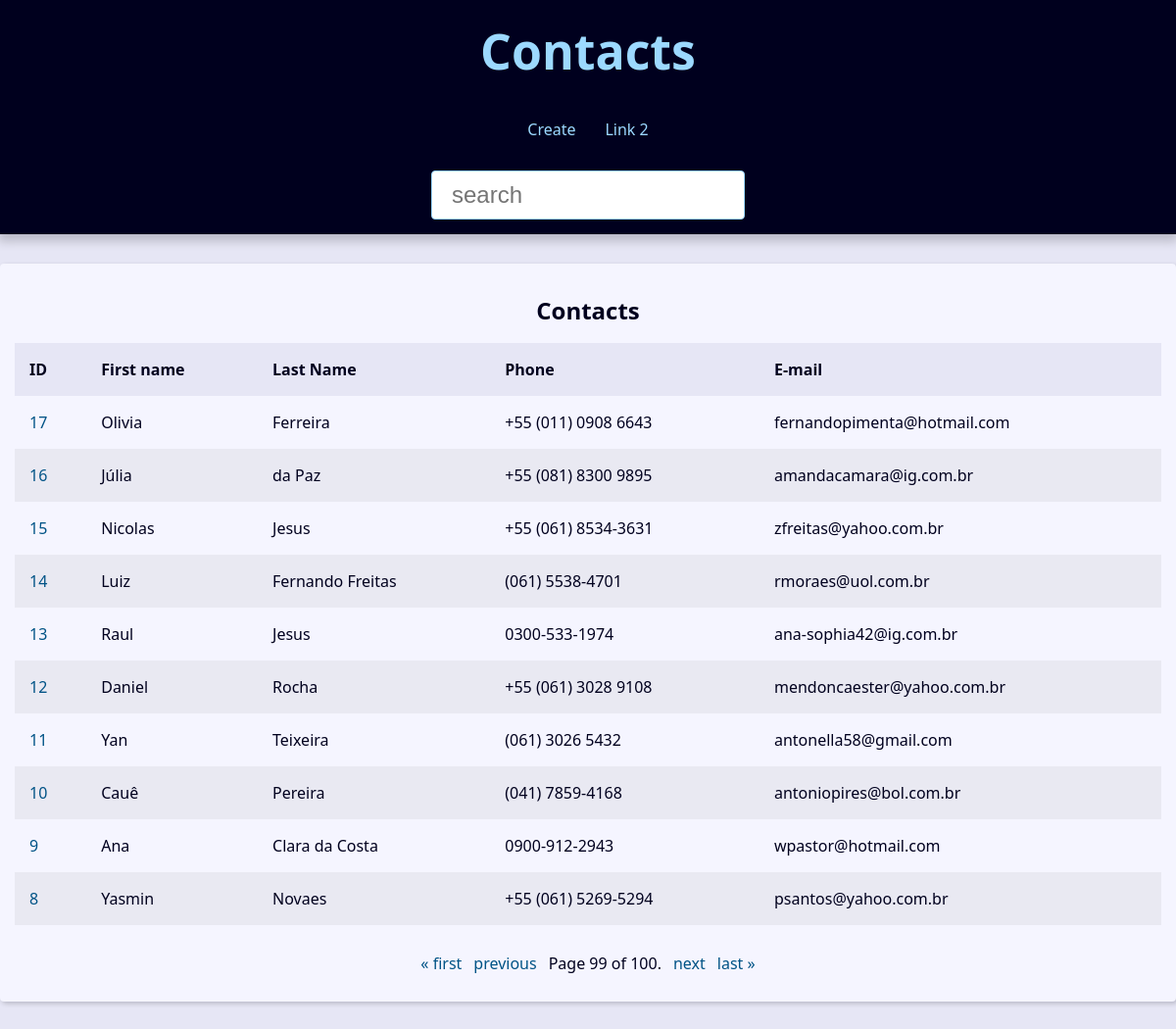
The page /?page=99&q= on the database its author committed.
### contact/models.py (models this page shows, shortened)
class Contact(models.Model):
    first_name = models.CharField(max_length=50)
    last_name = models.CharField(max_length=50, blank=True)
    phone = models.CharField(max_length=50)
    email = models.EmailField(max_length=254, blank=True, verbose_name='E-mail')
    created_date = models.DateTimeField(default=timezone.now)
    description = models.TextField(blank=True)
    show = models.BooleanField(default=True)
    image = models.ImageField(blank=True, upload_to='pictures/%Y/%m/')
    category = models.ForeignKey(Category, on_delete=models.SET_NULL, blank=True, null=True)
    owner = models.ForeignKey(User, on_delete=models.SET_NULL, null=True, blank=True)

### contact/views.py (the view)
# urls.py: path('', views.index, name='index'),
def index(request):
    contacts = Contact.objects.all().filter(show=True).order_by('-id')
    pagination = Paginator(contacts, 10)
    page_number = request.GET.get('page')
    page_obj = pagination.get_page(page_number)
    context = {
        'page_obj': page_obj,
        'site_title': 'Contatos - ',
    }
    return render(
        request,
        'contact/index.html',
        context,
    )

### contact/templates/contact/index.html
{% extends 'global/base.html' %}
{% block content %}
{% if page_obj %}
<div class="responsive-table">
    <table class="contacts-table">
        <caption class="table-caption">Contacts</caption>
        <thead>
            <tr class="table-row table-row-header">
                <th class="table-header">ID</th>
                <th class="table-header">First name</th>
                <th class="table-header">Last Name</th>
                <th class="table-header">Phone</th>
                <th class="table-header">E-mail</th>
            </tr>
        </thead>
        <tbody>
            {% for contact in page_obj %}
            <tr class="table-row">
                <td class="table-cel">
                    <a class="table-link"  href="{% url 'contact:contact' contact.id %}">{{contact.id}}</a>
                </td>
                <td class="table-cel">
                    {{contact.first_name}}
                </td>
                <td class="table-cel">
                    {{contact.last_name}}
                </td>
                <td class="table-cel">
                    {{contact.phone}}
                </td>
                <td class="table-cel">
                    {{contact.email}}
                </td>
            </tr>
            {% endfor %}
        </tbody>
    </table>
    <div class="pagination">
    <span class="step-links">
        {% if page_obj.has_previous %}
            <a href="?page=1&q={{ search_value }}">&laquo; first</a>
            <a href="?page={{ page_obj.previous_page_number }}&q={{ search_value }}">previous</a>
        {% endif %}
        <span class="current">
            Page {{ page_obj.number }} of {{ page_obj.paginator.num_pages }}.
        </span>
        {% if page_obj.has_next %}
            <a href="?page={{ page_obj.next_page_number }}&q={{ search_value }}">next</a>
            <a href="?page={{ page_obj.paginator.num_pages }}&q={{ search_value }}">last &raquo;</a>
        {% endif %}
    </span>
</div>
</div>
{% else %}
<div>
    <h1 style="text-align: center;">Nenhum dado encontrado</h1>
</div>
{% endif %}
{% endblock content %}

### base_static/global/css/styles.css (style rules this page uses)
:root { --spacing: 1.5rem; --link-dark-color: rgb(0, 83, 134); --link-light-color: rgb(156, 217, 255); --clr-white: rgb(245, 245, 255); --clr-black: rgb(0, 0, 30); --clr-light-gray: rgb(230, 230, 245); --clr-dark-shadow-5: rgba(0, 0, 10, 5%); --clr-dark-shadow-10: rgba(0, 0, 10, 10%); --clr-dark-shadow-20: rgba(0, 0, 10, 20%); --clr-light-shadow-5: rgba(200, 200, 255, 5%); --clr-light-shadow-10: rgba(200, 200, 255, 10%); --clr-light-shadow-20: rgba(200, 200, 255, 20%); --main-page-width: 120rem; --table-min-width: 60rem; --biggest-font-size: 5rem; --bigger-font-size: 4rem; --big-font-size: 3.2rem; --medium-font-size: 2.4rem; --small-font-size: 1.6rem; --smaller-font-size: 1.4rem; --smallest-font-size: 1.2rem; --transition-fast: 300ms; --transition-medium: 600ms; --transition-slow: 1s; --default-border-radius: 4px; }
*, *::before, *::after { margin: 0; padding: 0; box-sizing: border-box; }
html { font-size: 62.5%; }
body { font-family: system-ui, -apple-system, BlinkMacSystemFont, 'Segoe UI', Roboto, Oxygen, Ubuntu, Cantarell, 'Open Sans', 'Helvetica Neue', sans-serif; line-height: 1.5; font-size: var(--small-font-size); color: var(--clr-black); -webkit-font-smoothing: antialiased; background: var(--clr-light-gray); }
a { text-decoration: none; }
.responsive-table { width: 100%; overflow-x: auto; }
.contacts-table { width: 100%; min-width: var(--table-min-width); border-collapse: collapse; }
.table-caption { font-size: var(--medium-font-size); font-weight: bold; padding: var(--spacing); }
.table-row { text-align: left; text-overflow: ellipsis; transition: background-color var(--transition-fast) ease-in-out; }
.table-row:nth-of-type(2n) { background: var(--clr-dark-shadow-5); }
.table-row-header { background: var(--clr-light-gray); color: var(--clr-black); }
.table-cel, .table-header { padding: var(--spacing); }
.table-link { color: var(--link-dark-color); transition: color var(--transition-fast) ease-in-out; text-decoration: none; }
.pagination { margin-top: var(--spacing); display: flex; justify-content: center; padding: calc(var(--spacing) * 0.8); font-size: var(--small-font-size); }
.pagination .step-links { display: flex; gap: calc(var(--spacing) * 0.8); }
.pagination .step-links a { color: var(--link-dark-color); transition: color var(--transition-fast) ease-in-out; text-decoration: none; display: block; }
a:-webkit-any-link { text-decoration: none; }

### rows shown on the page
Contact: id "17", first_name "Olivia", last_name "Ferreira", phone "+55 (011) 0908 6643", email "fernandopimenta@hotmail.com"
Contact: id "16", first_name "Júlia", last_name "da Paz", phone "+55 (081) 8300 9895", email "amandacamara@ig.com.br"
Contact: id "15", first_name "Nicolas", last_name "Jesus", phone "+55 (061) 8534-3631", email "zfreitas@yahoo.com.br"
Contact: id "14", first_name "Luiz", last_name "Fernando Freitas", phone "(061) 5538-4701", email "rmoraes@uol.com.br"
Contact: id "13", first_name "Raul", last_name "Jesus", phone "0300-533-1974", email "ana-sophia42@ig.com.br"
Contact: id "12", first_name "Daniel", last_name "Rocha", phone "+55 (061) 3028 9108", email "mendoncaester@yahoo.com.br"
Contact: id "11", first_name "Yan", last_name "Teixeira", phone "(061) 3026 5432", email "antonella58@gmail.com"
Contact: id "10", first_name "Cauê", last_name "Pereira", phone "(041) 7859-4168", email "antoniopires@bol.com.br"
Contact: id "9", first_name "Ana", last_name "Clara da Costa", phone "0900-912-2943", email "wpastor@hotmail.com"
Contact: id "8", first_name "Yasmin", last_name "Novaes", phone "+55 (061) 5269-5294", email "psantos@yahoo.com.br"

### other values the page prints
{{ page_obj.number }} "99"
{{ page_obj.paginator.num_pages }} "100"
